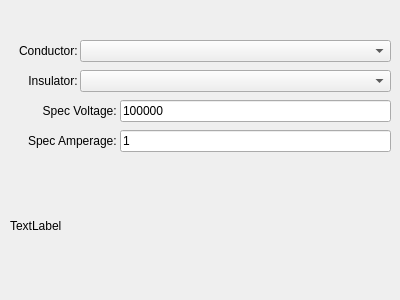
<?xml version="1.0" encoding="UTF-8"?>
<ui version="4.0">
 <class>CircuitDesigner</class>
 <widget class="QDialog" name="CircuitDesigner">
  <property name="geometry">
   <rect>
    <x>0</x>
    <y>0</y>
    <width>400</width>
    <height>300</height>
   </rect>
  </property>
  <property name="sizePolicy">
   <sizepolicy hsizetype="Fixed" vsizetype="Fixed">
    <horstretch>0</horstretch>
    <verstretch>0</verstretch>
   </sizepolicy>
  </property>
  <property name="minimumSize">
   <size>
    <width>400</width>
    <height>300</height>
   </size>
  </property>
  <property name="maximumSize">
   <size>
    <width>400</width>
    <height>300</height>
   </size>
  </property>
  <property name="windowTitle">
   <string>Circuit Designer</string>
  </property>
  <widget class="QComboBox" name="conductor">
   <property name="geometry">
    <rect>
     <x>80</x>
     <y>40</y>
     <width>311</width>
     <height>22</height>
    </rect>
   </property>
  </widget>
  <widget class="QLabel" name="label">
   <property name="geometry">
    <rect>
     <x>10</x>
     <y>40</y>
     <width>71</width>
     <height>21</height>
    </rect>
   </property>
   <property name="text">
    <string>Conductor: </string>
   </property>
   <property name="alignment">
    <set>Qt::AlignRight|Qt::AlignTrailing|Qt::AlignVCenter</set>
   </property>
  </widget>
  <widget class="QLabel" name="details">
   <property name="geometry">
    <rect>
     <x>10</x>
     <y>160</y>
     <width>381</width>
     <height>131</height>
    </rect>
   </property>
   <property name="text">
    <string>TextLabel</string>
   </property>
  </widget>
  <widget class="QLabel" name="label_5">
   <property name="geometry">
    <rect>
     <x>10</x>
     <y>100</y>
     <width>110</width>
     <height>21</height>
    </rect>
   </property>
   <property name="inputMethodHints">
    <set>Qt::ImhNone</set>
   </property>
   <property name="text">
    <string>Spec Voltage: </string>
   </property>
   <property name="alignment">
    <set>Qt::AlignRight|Qt::AlignTrailing|Qt::AlignVCenter</set>
   </property>
  </widget>
  <widget class="QLineEdit" name="voltage_edit">
   <property name="geometry">
    <rect>
     <x>120</x>
     <y>100</y>
     <width>271</width>
     <height>22</height>
    </rect>
   </property>
   <property name="inputMethodHints">
    <set>Qt::ImhNone</set>
   </property>
   <property name="text">
    <string>100000</string>
   </property>
  </widget>
  <widget class="QLineEdit" name="amperage_edit">
   <property name="geometry">
    <rect>
     <x>120</x>
     <y>130</y>
     <width>271</width>
     <height>22</height>
    </rect>
   </property>
   <property name="inputMethodHints">
    <set>Qt::ImhNone</set>
   </property>
   <property name="text">
    <string>1</string>
   </property>
  </widget>
  <widget class="QLabel" name="label_6">
   <property name="geometry">
    <rect>
     <x>10</x>
     <y>130</y>
     <width>110</width>
     <height>21</height>
    </rect>
   </property>
   <property name="inputMethodHints">
    <set>Qt::ImhNone</set>
   </property>
   <property name="text">
    <string>Spec Amperage: </string>
   </property>
   <property name="alignment">
    <set>Qt::AlignRight|Qt::AlignTrailing|Qt::AlignVCenter</set>
   </property>
  </widget>
  <widget class="QComboBox" name="insulator">
   <property name="geometry">
    <rect>
     <x>80</x>
     <y>70</y>
     <width>311</width>
     <height>22</height>
    </rect>
   </property>
  </widget>
  <widget class="QLabel" name="label_2">
   <property name="geometry">
    <rect>
     <x>10</x>
     <y>70</y>
     <width>71</width>
     <height>21</height>
    </rect>
   </property>
   <property name="text">
    <string>Insulator: </string>
   </property>
   <property name="alignment">
    <set>Qt::AlignRight|Qt::AlignTrailing|Qt::AlignVCenter</set>
   </property>
  </widget>
 </widget>
 <resources/>
 <connections/>
</ui>
